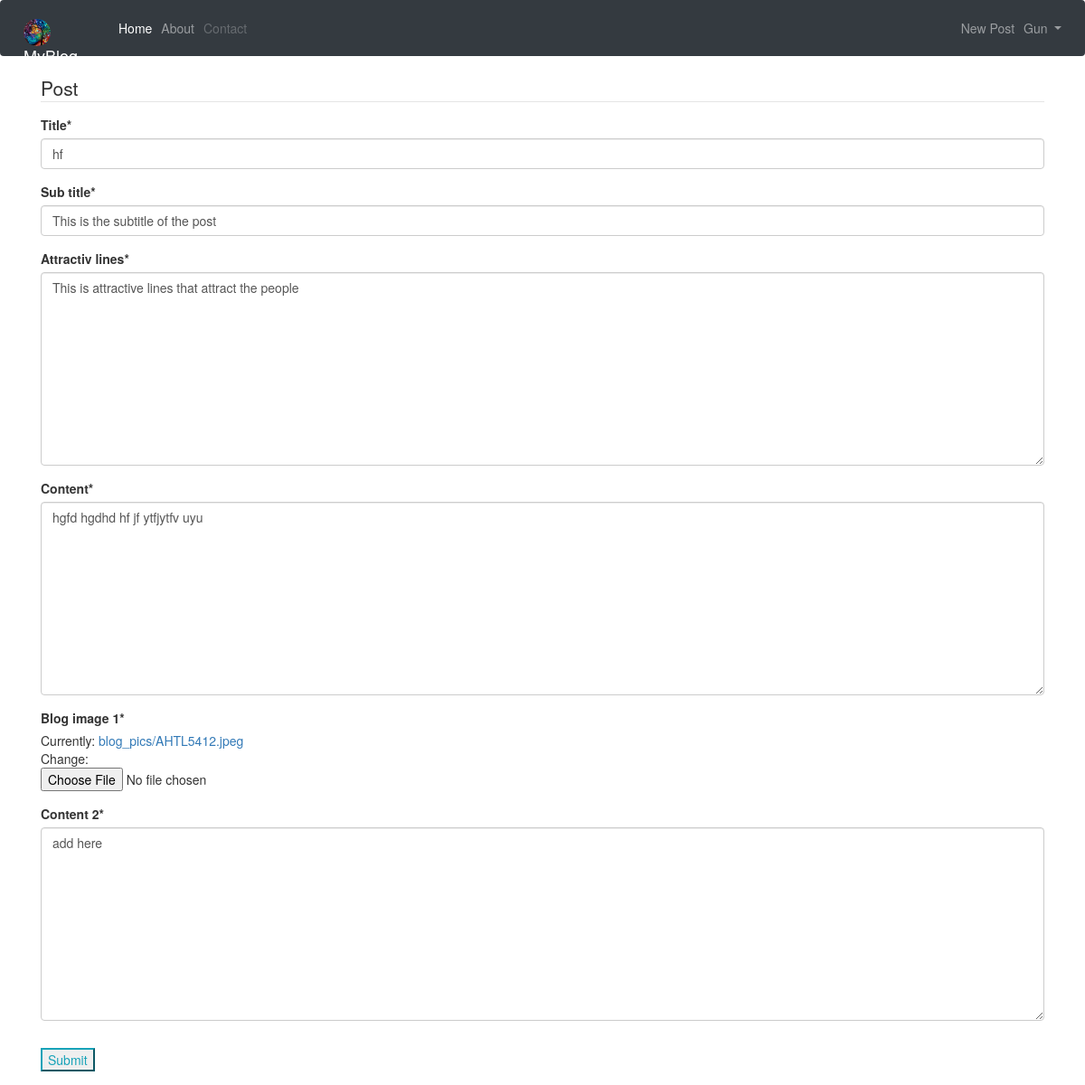
The page /post/25/update/ (signed in) on the database as committed earlier.
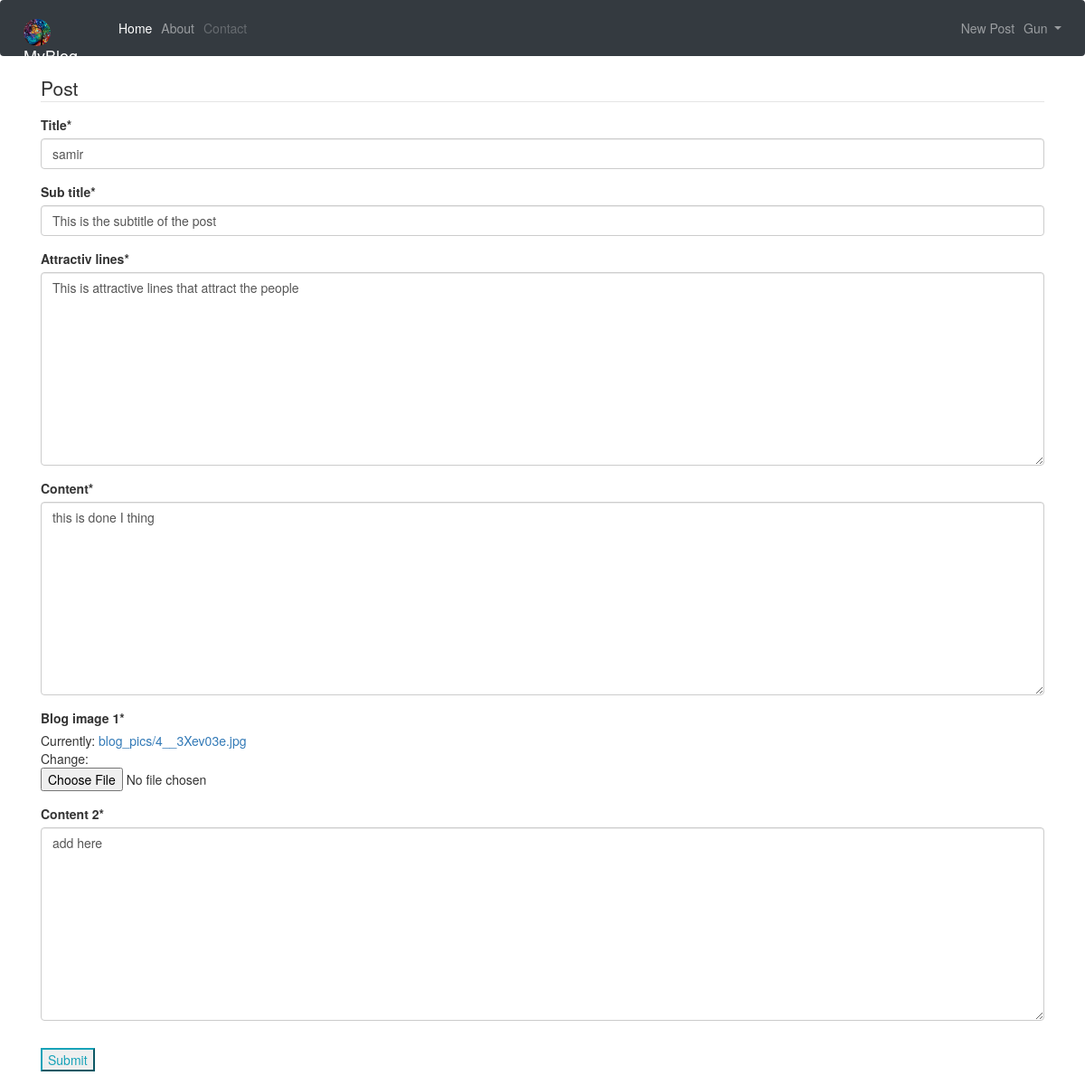
The same page on the database as committed later.
### Blog/models.py (models this page shows, shortened)
class Post(models.Model):
    title=models.CharField(max_length=50)
    sub_title=models.CharField(default="This is the subtitle of the post ",max_length=150)
    attractiv_lines=models.TextField(default="This is attractive lines that attract the people ",max_length=1000)
    content=models.TextField(max_length=4000)
    content_2=models.TextField(default="add here")
    date_posted=models.DateTimeField(default=timezone.now)
    blog_image_1=models.ImageField(default='default.jpg',upload_to='blog_pics')
    author =models.ForeignKey(User,on_delete=models.CASCADE)   #this for if we delete the user the post will also deleted and not vice versa

### Blog/views.py (the view, shortened to what this page needs)
# urls.py: path('post/<int:pk>/update/', PostUpdateView.as_view(), name='post-update'),
class PostUpdateView(LoginRequiredMixin,UserPassesTestMixin,UpdateView):
    model = Post
    fields = ['title','sub_title','attractiv_lines','content','blog_image_1','content_2']
    def test_func(self):
        post= self.get_object()
        if self.request.user== post.author:
            return True
        return False

### Blog/templates/Blog/post_form.html (shortened to what this page needs)
<!DOCTYPE html>
{% extends 'Blog/base.html'%}
{% load crispy_forms_tags %}
{% block body %}
<html lang="en">
<head>
</head>
<body>
<div class="container">
    <form method="POST" enctype="multipart/form-data">
        <fieldset class="form-group">
            <legend class="'border-bottom mb-4">Post</legend>
            {{ form|crispy }}
        </fieldset>
        <div class="form-group">
            <button class="btn-outline-info" type="submit"> Submit</button>
        </div>
    </form>
</div>
</body>
</html>
{% endblock %}

Rows that differ between the two databases and show on the page:
changed Post "This is the subtitle of the post": title "hf" → "samir"; content "hgfd hgdhd hf jf ytfjytfv uyu" → "this is done I thing"
Other text that changed with them:
text no longer shown: "Title * Sub title * Attractiv lines * Content * Blog image 1 * Currently: blog_pics/AHTL5412.jpeg Change: Content 2 *"
text now shown: "Title * Sub title * Attractiv lines * Content * Blog image 1 * Currently: blog_pics/4__3Xev03e.jpg Change: Content 2 *"
